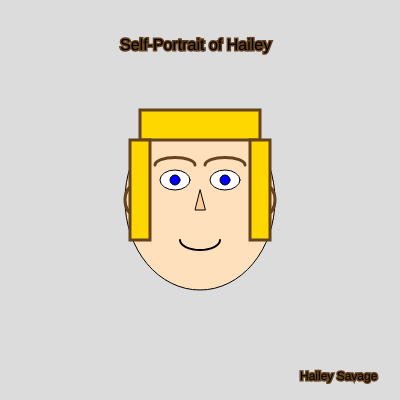
Frame 1 (no input)
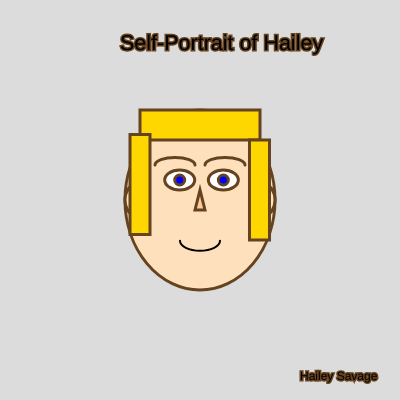
Frame 60 (no input)
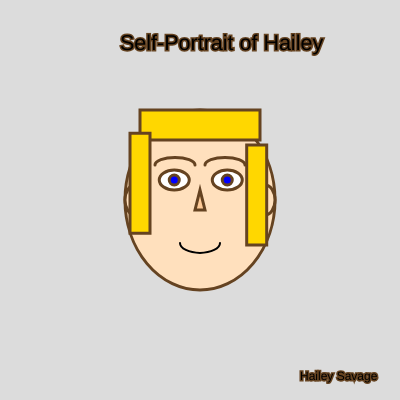
Frame 120 (the mouse pressed at the canvas centre since frame 60)

The p5.js sketch that drew these frames (run headless with seeded random() and noise() and a simulated clock; from frame 60 on, the mouse is pressed at the canvas centre):

// p5.js sketch
// ── sketch.js
let x1 = 175; // Left eye x position
let x2 = 225; // Right eye x position
let y1 = 240; // Mouth y position
let y2 = 140; // Left side hair y position
let diagX = 250; // Diagonal hair x position
let diagY = 140; // Diagonal hair y position
let titleSize = 16; // Initial title size
let titleGrowing = true; // Controls title size growth

function setup() {
  createCanvas(400, 400);
  background(220);
}

function draw() {
  background(220);
  
  // Head
  fill(255, 224, 189); // skin color
  ellipse(200, 200, 150, 180); // head shape
  
  // Eyes (moving along x-axis)
  fill(255); // white color
  ellipse(x1, 180, 30, 20); // left eye
  ellipse(x2, 180, 30, 20); // right eye
  fill(0, 0, 255); // blue color for pupils
  ellipse(x1, 180, 10, 10); // left pupil
  ellipse(x2, 180, 10, 10); // right pupil
  
  // Nose
  fill(255, 204, 153); // slightly darker for contrast
  triangle(200, 190, 195, 210, 205, 210); // simple triangle nose
  
  // Mouth (moving along y-axis, smiling)
  noFill();
  stroke(0);
  strokeWeight(2);
  arc(200, y1, 40, 20, 0, PI); // smiling mouth arc
  
  // Eyebrows (arched and brown)
  stroke(101, 67, 33); // brown color
  strokeWeight(3);
  noFill();
  arc(175, 165, 40, 15, PI, TWO_PI); // left eyebrow with arch
  arc(225, 165, 40, 15, PI, TWO_PI); // right eyebrow with arch
  
  // Ears
  fill(255, 224, 189);
  ellipse(135, 200, 20, 30); // left ear
  ellipse(265, 200, 20, 30); // right ear
  
  // Hair (one side moving along y-axis, one rectangle moving diagonally on the right)
  fill(255, 215, 0); // blonde hair
  rect(140, 110, 120, 30); // top hair
  rect(130, y2, 20, 100); // left side hair
  rect(diagX, diagY, 20, 100); // right side hair
  
  // Title (grows and shrinks)
  fill(0);
  textSize(titleSize);
  text("Self-Portrait of Hailey", 120, 50); // title
  
  // Signature
  textSize(12);
  text("Hailey Savage", 300, 380); // signature in bottom corner
  
  // X-axis movement for eyes
  x1 += random(-1, 1); // left eye moving randomly on x-axis
  x2 += random(-1, 1); // right eye moving randomly on x-axis
  
  // Y-axis movement for mouth and left side hair
  y1 += random(-0.5, 0.5); // mouth moving randomly on y-axis
  y2 += random(-1, 1); // left side hair moving randomly on y-axis
  
  // Diagonal movement for right side hair
  diagX += random(-0.5, 0.5); // random movement on x-axis
  diagY += random(-0.5, 0.5); // random movement on y-axis
  
  // Title size animation
  if (titleGrowing) {
    titleSize += 0.5;
    if (titleSize > 24) {
      titleGrowing = false;
    }
  } else {
    titleSize -= 0.5;
    if (titleSize < 16) {
      titleGrowing = true;
    }
  }
}
